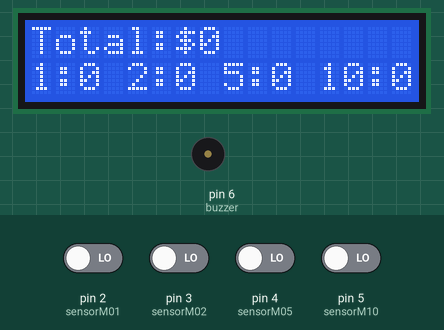
Bench run of a sketch on a simulated Arduino Uno, built with avr-gcc and run on an emulated ATmega328P. On the bench: 16×2 character LCD, buzzer (waves = sounding, pin HIGH). Inputs (shaded band) come from the test bench; at power-on: pin 2 (sensorM01), pin 3 (sensorM02), pin 4 (sensorM05), pin 5 (sensorM10) LOW. What the sketch prints to the serial monitor is not drawn.

Above: at 2.2 s.
2.3 s: pin 2 (sensorM01) driven HIGH
At 3.6 s:
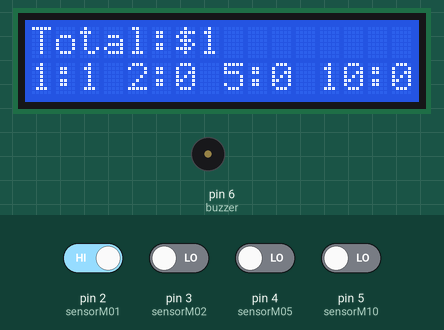
3.9 s: pin 3 (sensorM02) driven HIGH
At 5.2 s:
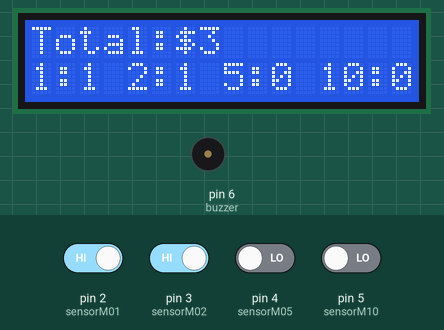
5.5 s: pin 4 (sensorM05) driven HIGH
At 6.5 s:
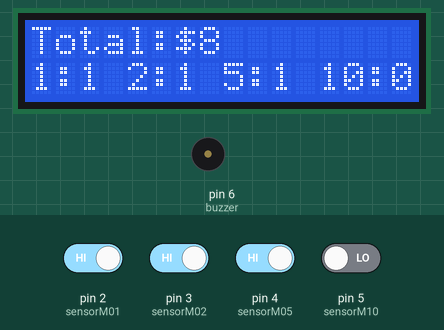
7.1 s: pin 5 (sensorM10) driven HIGH
At 7.9 s:
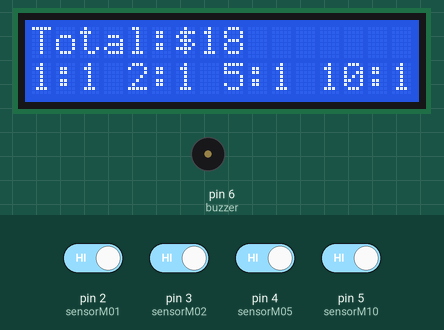
Timing chart, 0 to 9.7 s (numbered marks = the images above; inputs shaded):
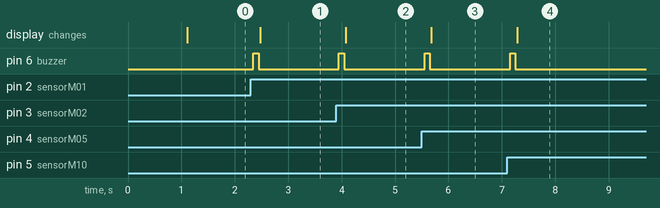

The sketch:

P2_A2_Arduino.ino
```cpp
// Caja contadora de monedas con Arduino + LCD I2C
// Daniel Eduardo Juárez Bañuelos || Viviana Jaqueline Morín García

#include <Wire.h>
#include <LiquidCrystal_I2C.h>

// --- Configurar LCD (dirección 0x27 o 0x3F según módulo) ---
LiquidCrystal_I2C lcd(0x27, 16, 2);

// --- Pines de sensores y buzzer ---
const byte sensorM01 = 2;
const byte sensorM02 = 3;
const byte sensorM05 = 4;
const byte sensorM10 = 5;
const byte buzzer = 6;

// --- Variables ---
int total = 0;
int c01 = 0, c02 = 0, c05 = 0, c10 = 0;
bool lastM01 = 0, lastM02 = 0, lastM05 = 0, lastM10 = 0;

// --- Función para beep ---
void Beep(unsigned long duracion = 100) {
  digitalWrite(buzzer, HIGH);
  delay(duracion);
  digitalWrite(buzzer, LOW);
}

void setup() {
  Serial.begin(9600);

  pinMode(sensorM01, INPUT);
  pinMode(sensorM02, INPUT);
  pinMode(sensorM05, INPUT);
  pinMode(sensorM10, INPUT);
  pinMode(buzzer, OUTPUT);

  // --- Inicializar LCD ---
  lcd.init();       // Inicia el LCD
  lcd.backlight();  // Enciende la luz de fondo
  lcd.setCursor(0, 0);
  lcd.print("Contador listo!");
  delay(1000);
  lcd.clear();

  Serial.println("Contador de monedas iniciado!");
}

void loop() {
  // Leer sensores
  bool lecturaM01 = digitalRead(sensorM01);
  bool lecturaM02 = digitalRead(sensorM02);
  bool lecturaM05 = digitalRead(sensorM05);
  bool lecturaM10 = digitalRead(sensorM10);

  // --- Detectar flanco ascendente ---
  if (lecturaM01 && !lastM01) {
    c01++;
    total += 1;
    Beep();
  }
  if (lecturaM02 && !lastM02) {
    c02++;
    total += 2;
    Beep();
  }
  if (lecturaM05 && !lastM05) {
    c05++;
    total += 5;
    Beep();
  }
  if (lecturaM10 && !lastM10) {
    c10++;
    total += 10;
    Beep();
  }

  // Guardar estado anterior
  lastM01 = lecturaM01;
  lastM02 = lecturaM02;
  lastM05 = lecturaM05;
  lastM10 = lecturaM10;

  // --- Mostrar en Serial ---
  Serial.print("Total: $");
  Serial.print(total);
  Serial.print(" | M1:");
  Serial.print(c01);
  Serial.print(" M2:");
  Serial.print(c02);
  Serial.print(" M5:");
  Serial.print(c05);
  Serial.print(" M10:");
  Serial.println(c10);

  // --- Mostrar en LCD ---
  lcd.setCursor(0, 0);
  lcd.print("Total:$");
  lcd.print(total);
  lcd.print("     ");  // Limpia residuos si el número baja de dígitos

  lcd.setCursor(0, 1);
  lcd.print("1:");
  lcd.print(c01);
  lcd.print(" 2:");
  lcd.print(c02);
  lcd.print(" 5:");
  lcd.print(c05);
  lcd.print(" 10:");
  lcd.print(c10);

  delay(50);
}
```

Measured:
- after the input at 2.3 s, pin 6 (buzzer): LOW → HIGH after 0.05 s, → LOW 0.10 s later; the display: changes after 0.18 s (image 1)
- after the input at 3.9 s, pin 6 (buzzer): LOW → HIGH after 0.05 s, → LOW 0.10 s later; the display: changes after 0.18 s (image 2)
- after the input at 5.5 s, pin 6 (buzzer): LOW → HIGH after 0.05 s, → LOW 0.10 s later; the display: changes after 0.18 s (image 3)
- after the input at 7.1 s, pin 6 (buzzer): LOW → HIGH after 0.06 s, → LOW 0.10 s later; the display: changes after 0.19 s (image 4)
